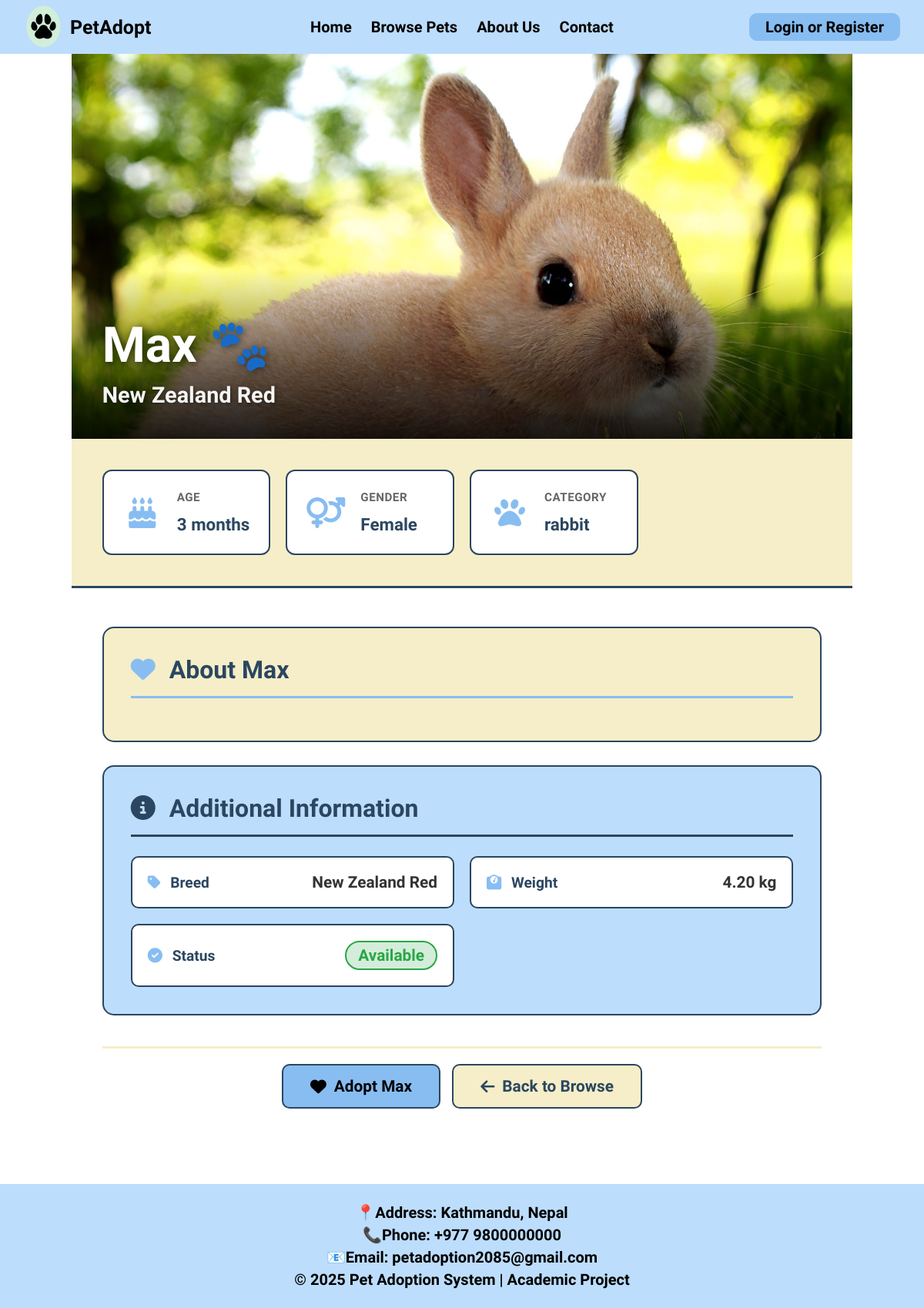
The page /pet-details.php?id=2 on the database its author committed.
### tables this page shows
CREATE TABLE `pets` (
  `id` int(11) NOT NULL AUTO_INCREMENT,
  `name` varchar(255) NOT NULL,
  `age` int(11) NOT NULL,
  `gender` enum('Male','Female') NOT NULL,
  `breed` varchar(255) NOT NULL,
  `price` varchar(255) NOT NULL,
  `status` enum('available','adopted') NOT NULL DEFAULT 'available',
  `image` varchar(255) NOT NULL,
  `category` enum('dog','cat','rabbit') NOT NULL,
  `description` text NOT NULL,
  `weight` varchar(10) DEFAULT NULL,
  PRIMARY KEY (`id`)
);

### pet-details.php (the view, shortened to what this page needs)
<?php
include("navbar.php");
$pet_id = intval($_GET['id']);
$stmt = $con->prepare("SELECT * FROM pets WHERE id = ?");
$stmt->bind_param("i", $pet_id);
$stmt->execute();
$result = $stmt->get_result();
$pet = $result->fetch_assoc();
?>
<!DOCTYPE html>
<html>
<head>
    <link rel="stylesheet" href="assets/css/style.css">
    <link rel="stylesheet" href="https://cdnjs.cloudflare.com/ajax/libs/font-awesome/6.5.0/css/all.min.css">
</head>
<body>
    <div class="pet-details-wrapper">
        <div class="pet-hero-section">
            <img src="assets/images/<?php echo $pet['image'] ?? 'default_pet.jpg'; ?>" alt="<?php echo htmlspecialchars($pet['name']); ?>">
            <div class="pet-hero-overlay">
                <h1><?php echo htmlspecialchars($pet['name']); ?> 🐾</h1>
                <p class="pet-breed"><?php echo htmlspecialchars($pet['breed']); ?></p>
            </div>
        </div>
        <div class="pet-quick-info">
            <div class="quick-info-card">
                <i class="fas fa-birthday-cake"></i>
                <div class="quick-info-content">
                    <span class="info-label">Age</span>
                    <span class="info-value"><?php echo htmlspecialchars($pet['age']); ?> months</span>
                </div>
            </div>
            <div class="quick-info-card">
                <i class="fas fa-venus-mars"></i>
                <div class="quick-info-content">
                    <span class="info-label">Gender</span>
                    <span class="info-value"><?php echo htmlspecialchars($pet['gender']); ?></span>
                </div>
            </div>
            <div class="quick-info-card">
                <i class="fas fa-paw"></i>
                <div class="quick-info-content">
                    <span class="info-label">Category</span>
                    <span class="info-value"><?php echo htmlspecialchars($pet['category']); ?></span>
                </div>
            </div>
        </div>
        <div class="pet-details-content">
            <div class="details-main">
                <div class="about-section">
                    <h2><i class="fas fa-heart"></i> About <?php echo htmlspecialchars($pet['name']); ?></h2>
                </div>
                <div class="additional-info-section">
                    <h2><i class="fas fa-info-circle"></i> Additional Information</h2>
                    <div class="info-grid-details">
                        <div class="info-detail-item">
                            <span class="detail-label"><i class="fas fa-tag"></i> Breed</span>
                            <span class="detail-value"><?php echo htmlspecialchars($pet['breed']); ?></span>
                        </div>
                        <div class="info-detail-item">
                            <span class="detail-label"><i class="fas fa-weight"></i> Weight</span>
                            <span class="detail-value"><?php echo htmlspecialchars($pet['weight'] ?? 'N/A'); ?> kg</span>
                        </div>
                        <div class="info-detail-item">
                            <span class="detail-label"><i class="fas fa-check-circle"></i> Status</span>
                            <span class="detail-value status-<?php echo strtolower($pet['status']); ?>">
                                <?php echo ucfirst(htmlspecialchars($pet['status'])); ?>
                            </span>
                        </div>
                    </div>
                </div>
            </div>
            <div class="pet-actions">
                <?php
                if ($pet['status'] == 'available') {
                    if (isset($_SESSION['id'])) {
                ?>
                    <a href="adoptionRequest.php?pet_id=<?php echo $pet['id']; ?>" class="btn-adopt-pet">
                        <i class="fas fa-heart"></i> Adopt <?php echo htmlspecialchars($pet['name']); ?>
                    </a>
                <?php
                    } else {
                ?>
                    <a href="login.php?pet_id=<?php echo $pet['id']; ?>" class="btn-adopt-pet">
                        <i class="fas fa-heart"></i> Adopt <?php echo htmlspecialchars($pet['name']); ?>
                    </a>
                <?php
                    }
                } else {
                ?>
                    <button class="btn-adopt-pet btn-disabled" disabled>
                        <i class="fas fa-ban"></i> Not Available
                    </button>
                <?php
                }
                ?>
                <a href="browsePets.php" class="btn-back-browse">
                    <i class="fas fa-arrow-left"></i> Back to Browse
                </a>
            </div>
        </div>
    </div>
</body>
<?php include("footer.php"); ?>
</html>

### assets/css/style.css (style rules this page uses)
* { margin: 0; padding: 0; box-sizing: border-box; font-family: "Agdasima", sans-serif; }
body { display: flex; flex-direction: column; }
a { text-decoration: none; }
.info-label { font-weight: 700; color: #2b4660; font-size: 1.2rem; margin-bottom: 0.5rem; }
.info-value { font-size: 1.2rem; color: #333; }
.pet-details-wrapper { max-width: 1400px; margin: 0 auto; margin-top: 70px; background-color: #ffffff; }
.pet-hero-section { position: relative; height: 500px; width: 100%; overflow: hidden; background: linear-gradient( to bottom, rgba(43, 70, 96, 0.3), rgba(43, 70, 96, 0.7) ); }
.pet-hero-section img { width: 100%; height: 100%; object-fit: cover; object-position: top; }
.pet-hero-overlay { position: absolute; bottom: 0; left: 0; right: 0; background: linear-gradient(to top, rgba(0, 0, 0, 0.85), transparent); padding: 60px 40px 40px; color: #ffffff; }
.pet-hero-overlay h1 { font-size: 4rem; margin: 0; margin-bottom: 10px; text-shadow: 2px 2px 10px rgba(0, 0, 0, 0.5); }
.pet-hero-overlay .pet-breed { font-size: 1.8rem; margin: 0; opacity: 0.95; font-weight: 600; text-shadow: 1px 1px 5px rgba(0, 0, 0, 0.5); }
.pet-quick-info { display: grid; grid-template-columns: repeat(4, 1fr); gap: 20px; padding: 40px; background-color: #f5eec8; border-bottom: 3px solid #2b4660; }
.quick-info-card { background-color: #ffffff; border: 2px solid #2b4660; border-radius: 12px; padding: 25px; display: flex; align-items: center; gap: 20px; transition: transform 0.3s ease, box-shadow 0.3s ease; }
.quick-info-card i { font-size: 2.5rem; color: #88bdf2; min-width: 50px; text-align: center; }
.quick-info-content { display: flex; flex-direction: column; gap: 5px; }
.info-label { font-size: 0.95rem; color: #666; font-weight: 600; text-transform: uppercase; letter-spacing: 0.5px; }
.info-value { font-size: 1.4rem; color: #2b4660; font-weight: 700; }
.pet-details-content { padding: 50px 40px; background-color: #ffffff; }
.details-main { margin-bottom: 40px; }
.about-section { background-color: #f5eec8; border: 2px solid #2b4660; border-radius: 15px; padding: 35px; margin-bottom: 30px; }
.about-section h2 { color: #2b4660; font-size: 2rem; margin-bottom: 20px; border-bottom: 3px solid #88bdf2; padding-bottom: 15px; }
.about-section h2 i { margin-right: 10px; color: #88bdf2; }
.additional-info-section { background-color: #bdddfc; border: 2px solid #2b4660; border-radius: 15px; padding: 35px; }
.additional-info-section h2 { color: #2b4660; font-size: 2rem; margin-bottom: 25px; border-bottom: 3px solid #2b4660; padding-bottom: 15px; }
.additional-info-section h2 i { margin-right: 10px; color: #2b4660; }
.info-grid-details { display: grid; grid-template-columns: repeat(2, 1fr); gap: 20px; }
.info-detail-item { background-color: #ffffff; border: 2px solid #2b4660; border-radius: 10px; padding: 20px; display: flex; justify-content: space-between; align-items: center; }
.detail-label { font-size: 1.2rem; font-weight: 700; color: #2b4660; }
.detail-label i { margin-right: 8px; color: #88bdf2; }
.detail-value { font-size: 1.3rem; font-weight: 600; color: #333; }
.status-available { color: #28a745 !important; background-color: #d4edda; padding: 5px 15px; border-radius: 20px; border: 2px solid #28a745; }
.pet-actions { display: flex; gap: 15px; flex-wrap: wrap; justify-content: center; padding-top: 20px; border-top: 3px solid #f5eec8; }
.btn-adopt-pet, .btn-back-browse, .btn-edit-pet, .btn-delete-pet { padding: 15px 35px; font-size: 1.3rem; font-weight: 700; border: 2px solid #2b4660; border-radius: 10px; cursor: pointer; transition: all 0.3s ease; text-decoration: none; display: inline-flex; align-items: center; gap: 10px; }
.btn-adopt-pet { background-color: #88bdf2; color: #000000; }
.btn-back-browse { background-color: #f5eec8; color: #2b4660; }

### rows shown on the page
pets: image (picture), name "Max", breed "New Zealand Red", age "3", gender "Female", category "rabbit", weight "4.20", status "Available"
